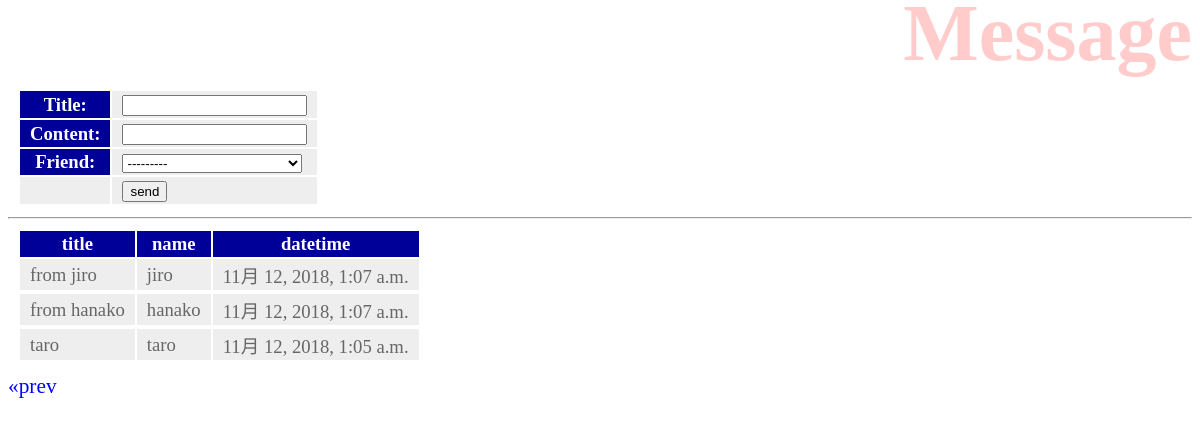
Page /hello/message/2 on the committed database.
### hello/models.py (models this page shows, shortened)
class Message(models.Model):
    friend = models.ForeignKey(Friend, on_delete=models.CASCADE)
    title = models.CharField(max_length=100)
    content = models.CharField(max_length=300)
    pub_date = models.DateTimeField(auto_now_add=True)
    class Meta:
        ordering = ('pub_date',)

class Friend(models.Model):
    name = models.CharField(max_length=100)
    mail = models.EmailField(max_length=200)
    gender = models.BooleanField()
    age = models.IntegerField(default = 0)
    birthday = models.DateField()
    def __str__(self):
        return '<Friend:id=' + str(self.id) + ', ' + \
            self.name + '(' + str(self.age) + ')>'

### hello/views.py (the view)
# urls.py: path('message/', views.message, name='message'),
def message(request, page=1):
    if(request.method=='POST'):
        obj = Message()
        form = MessageForm(request.POST, instance=obj)
        form.save()
    data = Message.objects.all().reverse()
    paginator = Paginator(data, 3)
    params = {
        'title':'Message',
        'form':MessageForm(),
        'data':paginator.get_page(page)
    }
    return render(request,'hello/message.html',params)

### hello/forms.py
class MessageForm(forms.ModelForm):
    class Meta:
        model = Message
        fields = ['title', 'content', 'friend']

### templates/hello/message.html (shortened to what this page needs)
{% load static %}
<!doctype html>
<html lang="ja">
<head>
    <link rel="stylesheet" type="text/css"
        href="{% static 'hello/css/style.css' %}" />
</head>
<body>
    <h1>{{title}}</h1>
    <table>
        <form action="{% url 'message' %}" method="post">
        {{ form.as_table }}
        <tr><td></td><td><input type="submit" value="send"></td></tr>
        </form>
    </table>
    <hr>
    <table>
        <tr>
            <th>title</th>
            <th>name</th>
            <th>datetime</th>
        </tr>
    {% for item in data %}
        <tr>
            <td>{{item.title}}</td>
            <td>{{item.friend.name}}</td>
            <td>{{item.pub_date}}</td>
        <tr>
    {% endfor %}
    </table>
    <div>
        {% if data.has_previous %}
            <a href="{% url 'message' %}{{data.previous_page_number}}">&laquo;prev</a>
        {% endif %}
    </div>
</body>
</html>

### static/hello/css/style.css (style rules this page uses)
body { color: gray; font-size: 16pt; }
h1 { color: red; opacity: 0.2; font-size: 60pt; margin-top: -20px; margin-bottom: 0px; text-align: right; }
a { color: blue; text-decoration: none; }
table { margin: 10px; font-size: 14pt; }
table tr th { background-color: #009; color: white; padding: 2px 10px; border-width: 2px; }
table tr td { background-color: #eee; color: #666; padding: 2px 10px; border-width: 2px; }

### rows in the picture
Message: title "from jiro", friend.name "jiro", pub_date "11月 12, 2018, 1:07 a.m."
Message: title "from hanako", friend.name "hanako", pub_date "11月 12, 2018, 1:07 a.m."
Message: title "taro", friend.name "taro", pub_date "11月 12, 2018, 1:05 a.m."
